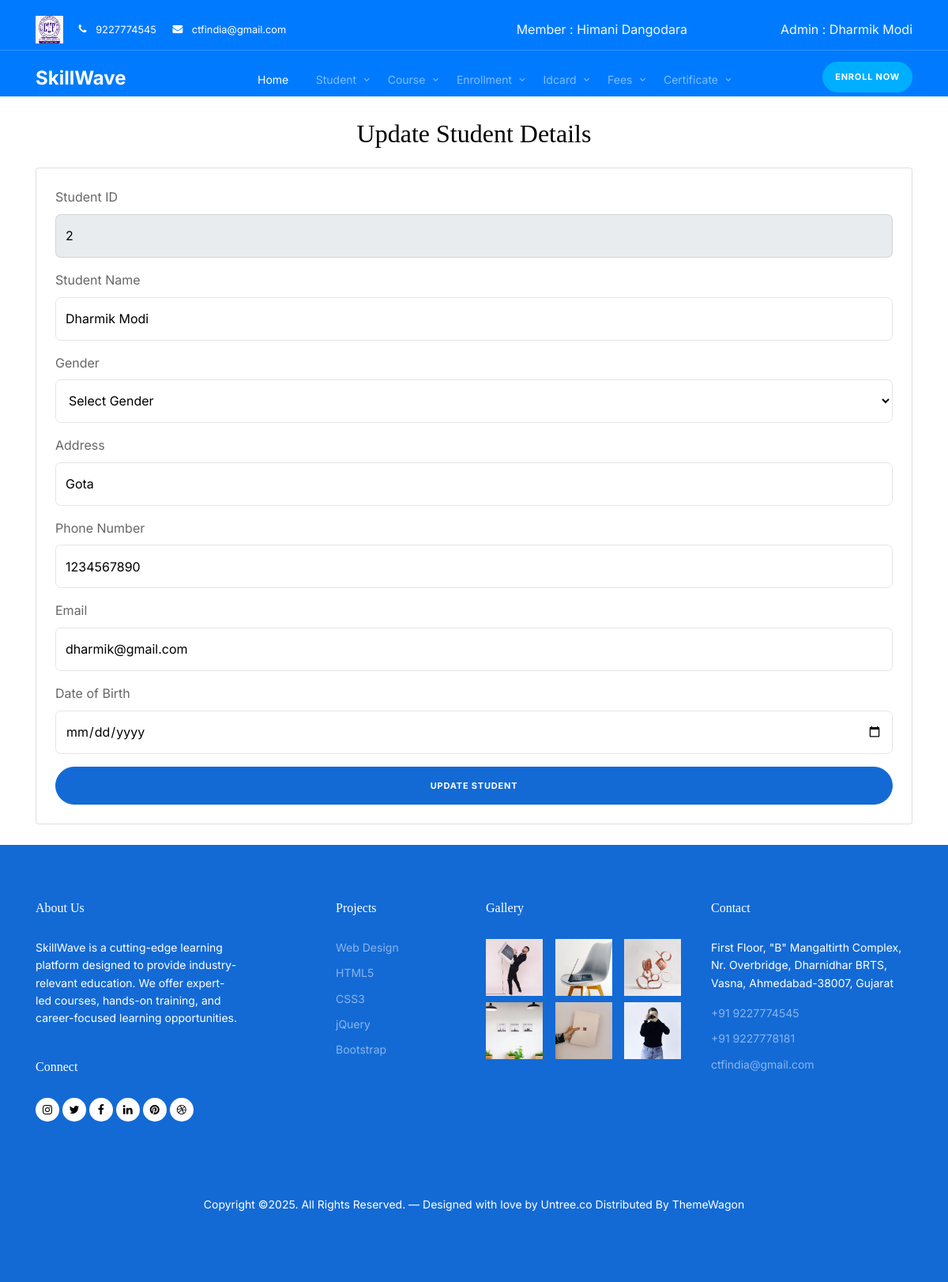
/student_update/2/2, run on the app's committed database.
### myapp/models.py (models this page shows, shortened)
class Member(models.Model):
    member_id = models.AutoField(primary_key=True, verbose_name="ID")
    admin = models.ForeignKey(Admin, on_delete = models.CASCADE )
    member_name = models.CharField(max_length=50)
    member_email = models.EmailField(max_length=50)
    member_password = models.CharField(max_length=10)
    member_phone = models.CharField(max_length=10)
    date_of_joining = models.DateField()

class Admin(models.Model):
    admin_id = models.AutoField(primary_key=True, verbose_name="ID")
    email = models.EmailField(max_length=50)
    password = models.CharField(max_length=10)
    name = models.CharField(max_length=50)

class Student(models.Model):
    student_id = models.AutoField(primary_key=True, verbose_name="ID")  # Fixed spelling: student_id → ID
    admin = models.ForeignKey(Admin, on_delete = models.CASCADE )
    name = models.CharField(max_length=50)
    address = models.CharField(max_length=100)
    phone_no = models.CharField(max_length=10)
    email = models.CharField(max_length=50)
    DOB = models.DateField()
    photo = models.FileField(upload_to='static/images/student_photos/', null=True)  # Fixed max_length to 1
    marks = models.IntegerField(default=0)  # Assuming marks field exists
    gender = models.CharField(max_length=10, choices=[('Male', 'Male'), ('Female', 'Female')])  # Add this field

### myapp/views.py (the view, shortened to what this page needs)
# urls.py: path('student_update/<int:member_id>/<int:student_id>', views.Student_update, name='student_update'),
def Student_update(request, student_id, member_id):
    admin_id = models.Member.objects.get(member_id=member_id).admin.admin_id
    member = models.Member.objects.get(member_id=member_id)
    c = models.Admin.objects.get(admin_id=admin_id)
    id = member.member_id
    student = models.Student.objects.get(student_id=student_id)
    context = {
        'id': id,
        'admin': c,
        'member': member,
        'student': student,
        'student_id': student_id,
    }
    return render(request, 'student_update.html', context)

### myapp/templates/student_update.html (shortened to what this page needs)
<!doctype html>
<html lang="en">
<head>
  <link rel="stylesheet" href="https://unicons.iconscout.com/release/v4.0.0/css/line.css">
  {% load static %}
  <link rel="stylesheet" href="{% static 'css/bootstrap.min.css' %}">
  <link rel="stylesheet" href="{% static 'css/bootstrap.min.css' %}">
  <link rel="stylesheet" href="{% static 'css/animate.min.css' %}">
  <link rel="stylesheet" href="{% static 'css/owl.carousel.min.css' %}">
  <link rel="stylesheet" href="{% static 'css/owl.theme.default.min.css' %}">
  <link rel="stylesheet" href="{% static 'css/jquery.fancybox.min.css' %}">
  <link rel="stylesheet" href="{% static 'fonts/icomoon/style.css' %}">
  <link rel="stylesheet" href="{% static 'fonts/flaticon/font/flaticon.css' %}">
  <link rel="stylesheet" href="{% static 'css/aos.css' %}">
  <link rel="stylesheet" href="{% static 'css/style.css' %}">
</head>
<body>
<nav class="site-nav mb-5" style="background-color: #007bff;">
    <div class="pb-2 top-bar mb-3">
      <div class="container">
        <div class="row align-items-center">
          <div class="col-6 col-lg-6">
            <img src="../../static/images/image.jpg" style="height: 35px; width: auto; margin-right: 15px;">
            <a href="#" class="small mr-3"><span class="icon-phone mr-2"></span> <span class="d-none d-lg-inline-block">9227774545</span></a>
            <a href="#" class="small mr-3"><span class="icon-envelope mr-2"></span> <span class="d-none d-lg-inline-block">ctfindia@gmail.com</span></a>
          </div>
          <div class="col-6 col-lg-3 text-right" style="color: aliceblue;">Member : {{ member.member_name }}</div>
          <div class="col-6 col-lg-3 text-right" style="color: aliceblue;">Admin : {{ admin.name }}</div>
        </div>
      </div>
    </div>
    <div class="sticky-nav js-sticky-header" style="background-color: #007bff;">
      <div class="container position-relative">
        <div class="site-navigation text-center">
          <a href="{% url 'index' id %}" class="logo menu-absolute m-0">SkillWave</a>
          <ul class="js-clone-nav d-none d-lg-inline-block site-menu">
            <li class="active"><a href="{% url 'index' id %}">Home</a></li>
            <li class="has-children">
              <a href="#">Student</a>
            </li>
            <li class="has-children">
              <a href="#">Course</a>
            </li>
            <li class="has-children">
              <a href="#">Enrollment</a>
            </li>
            <li class="has-children">
              <a href="#">Idcard</a>
            </li>
            <li class="has-children">
              <a href="#">Fees</a>
            </li>
            <li class="has-children">
              <a href="#">Certificate</a>
            </li>
          </ul>
          <a href="#" class="btn-book btn btn-secondary btn-sm menu-absolute">Enroll Now</a>
        </div>
      </div>
    </div>
</nav>
<div class="container">
    <h2 class="text-center mb-4">Update Student Details</h2>
    <div class="card p-4">
        <form id="studentForm" method="post" action="">
            <div class="mb-3">
                <label for="student_id" class="form-label">Student ID</label>
                <input type="text" class="form-control" id="student_id" value="{{ student_id }}" readonly>
            </div>
            <div class="mb-3">
                <label for="student_name" class="form-label">Student Name</label>
                <input type="text" class="form-control" id="student_name" name="name" value="{{ student.name }}" editable>
            </div>
            <div class="mb-3">
              <label for="gender" class="form-label">Gender</label>
              <select name="gender" id="gender" editable class="form-control" onchange="loadStudentDetails()">
                <option value="" disabled selected>Select Gender</option>
              </select>
            </div>
            <div class="mb-3">
                <label for="address" class="form-label">Address</label>
                <input type="text" class="form-control" id="address" name="address" value="{{ student.address }}" editable>
            </div>
            <div class="mb-3">
                <label for="phone_no" class="form-label">Phone Number</label>
                <input type="tel" class="form-control" maxlength="10" id="phone_no" name="phone_number" value="{{ student.phone_no }}" editable>
            </div>
            <div class="mb-3">
                <label for="email" class="form-label">Email</label>
                <input type="email" class="form-control" id="email" name="email" value="{{ student.email }}" editable>
            </div>
            <div class="mb-3">
                <label for="dob" class="form-label">Date of Birth</label>
                <input type="date" class="form-control" id="dob" name="dob" value="{{ student.dob }}" editable>
            </div>
            <button type="submit" class="btn btn-primary w-100">Update Student</button>
        </form>
    </div>
</div><br>
<div class="site-footer">
  <div class="container">
    <div class="row">
      <div class="col-lg-3 mr-auto">
        <div class="widget">
          <h3>About Us<span class="text-primary">.</span> </h3>
          <p>SkillWave is a cutting-edge learning platform designed to provide industry-relevant education. We offer expert-led courses, hands-on training, and career-focused learning opportunities.</p>
        </div>
        <div class="widget">
          <h3>Connect</h3>
          <ul class="list-unstyled social">
            <li><a href="#"><span class="icon-instagram"></span></a></li>
            <li><a href="#"><span class="icon-twitter"></span></a></li>
            <li><a href="#"><span class="icon-facebook"></span></a></li>
            <li><a href="#"><span class="icon-linkedin"></span></a></li>
            <li><a href="#"><span class="icon-pinterest"></span></a></li>
            <li><a href="#"><span class="icon-dribbble"></span></a></li>
          </ul>
        </div>
      </div>
      <div class="col-lg-2 ml-auto">
        <div class="widget">
          <h3>Projects</h3>
          <ul class="list-unstyled float-left links">
            <li><a href="#">Web Design</a></li>
            <li><a href="#">HTML5</a></li>
            <li><a href="#">CSS3</a></li>
            <li><a href="#">jQuery</a></li>
            <li><a href="#">Bootstrap</a></li>
          </ul>
        </div>
      </div>
      <div class="col-lg-3">
        <div class="widget">
          <h3>Gallery</h3>
          <ul class="instafeed instagram-gallery list-unstyled">
            <li><a class="instagram-item" href="static/images/gal_1.jpg" data-fancybox="gal"><img src="{% static 'images/gal_1.jpg' %}" alt="" width="72" height="72"></a>
            </li>
            <li><a class="instagram-item" href="static/images/gal_2.jpg" data-fancybox="gal"><img src="{% static 'images/gal_2.jpg' %}" alt="" width="72" height="72"></a>
            </li>
            <li><a class="instagram-item" href="static/images/gal_3.jpg" data-fancybox="gal"><img src="{% static 'images/gal_3.jpg' %}" alt="" width="72" height="72"></a>
            </li>
            <li><a class="instagram-item" href="static/images/gal_4.jpg" data-fancybox="gal"><img src="{% static 'images/gal_4.jpg' %}" alt="" width="72" height="72"></a>
            </li>
            <li><a class="instagram-item" href="static/images/gal_5.jpg" data-fancybox="gal"><img src="{% static 'images/gal_5.jpg' %}" alt="" width="72" height="72"></a>
            </li>
            <li><a class="instagram-item" href="static/images/gal_6.jpg" data-fancybox="gal"><img src="{% static 'images/gal_6.jpg' %}" alt="" width="72" height="72"></a>
            </li>
          </ul>
        </div>
      </div>
      <div class="col-lg-3">
        <div class="widget">
          <h3>Contact</h3>
          <address>First Floor, "B" Mangaltirth Complex, Nr. Overbridge, Dharnidhar BRTS, Vasna, Ahmedabad-38007, Gujarat</address>
          <ul class="list-unstyled links mb-4">
              <li><a href="tel://11234567890">+91 9227774545</a></li>
              <li><a href="tel://11234567890">+91 9227778181</a></li>
              <li><a href="mailto:info@mydomain.com">ctfindia@gmail.com</a></li>
          </ul>
        </div>
      </div>
    </div>
    <div class="row mt-5">
      <div class="col-12 text-center">
        <p>Copyright &copy;. All Rights Reserved. &mdash; Designed with love by <a href="https://untree.co">Untree.co</a>  Distributed By <a href="https://themewagon.com">ThemeWagon</a>
        </div>
      </div>
    </div>
  </div>
</body>
</html>

### data on the page
Member: member_name "Himani Dangodara"
Admin: name "Dharmik Modi"
Student: name "Dharmik Modi", address "Gota", phone_number "1234567890", email "dharmik@gmail.com"
